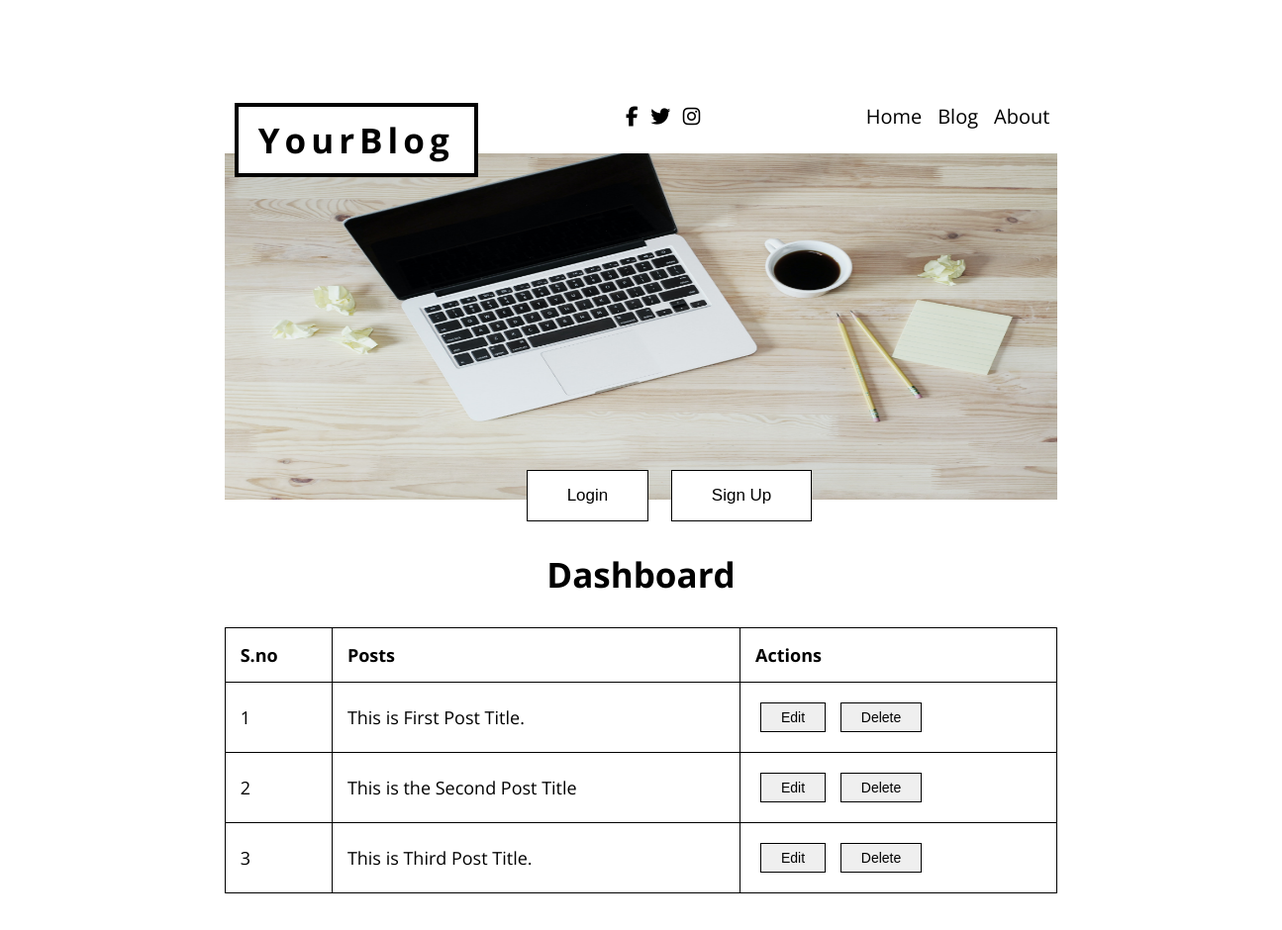
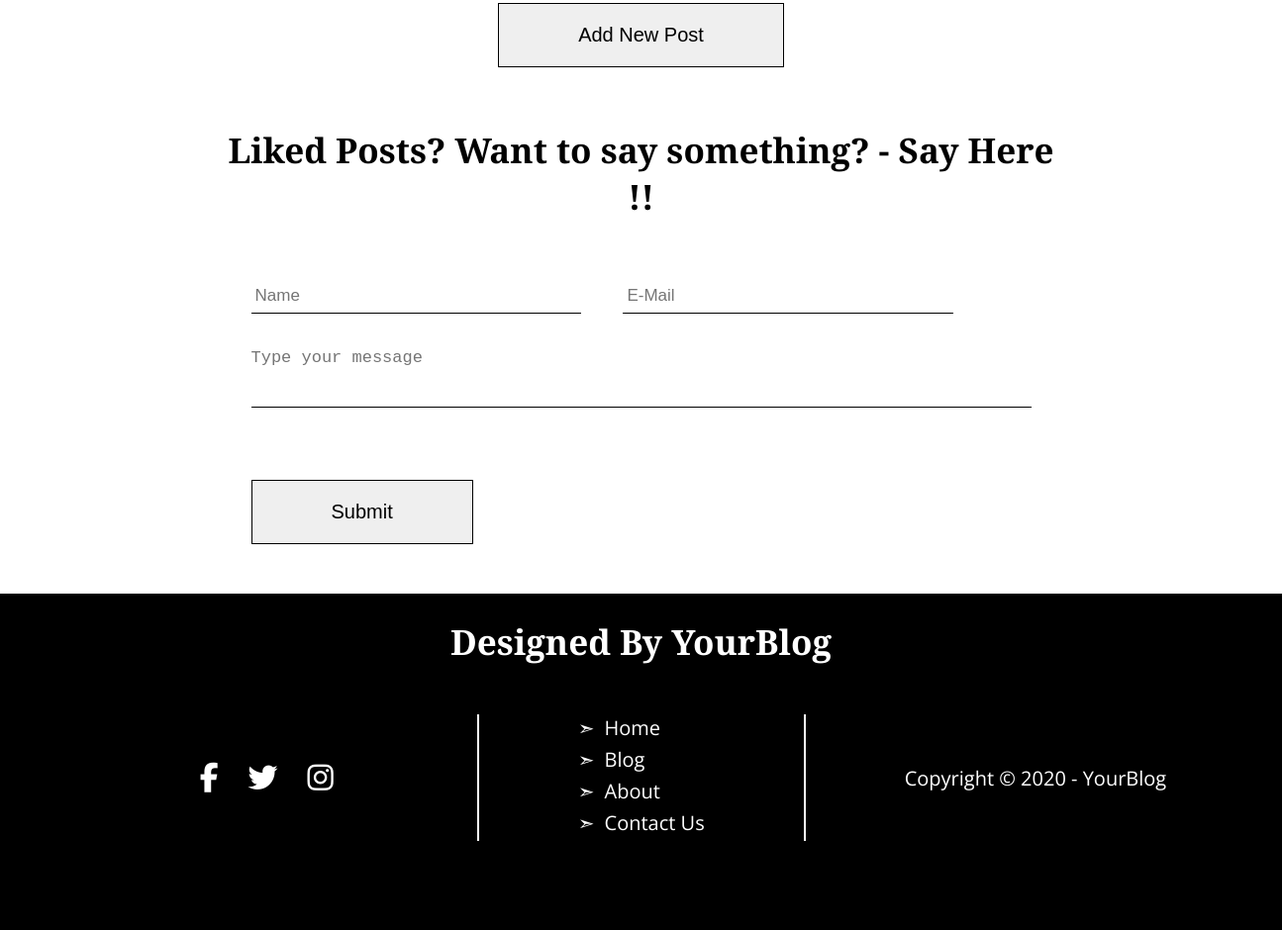
/dashboard, run on the app's committed database (2 pictures, top to bottom).
### blog/models.py (models this page shows, shortened)
class Post(models.Model):
    serial_no = models.AutoField(primary_key=True)
    title = models.CharField(max_length=120, null=False)
    tagline = models.CharField(max_length=100)
    slug = models.SlugField(max_length=50, null=False)
    author = models.CharField(max_length=50, null=False)
    category = models.CharField(max_length=20, default="", null=False)
    content = models.TextField()
    thumbnail_image = models.ImageField(upload_to = "blog", blank= True)
    timestamp = models.DateTimeField(default=now)

### home/views.py (the view)
# urls.py: path("dashboard", views.dashboard, name="dashboard"),
def dashboard(request):
    post = Post.objects.all()
    context = {"posts":post}
    return render(request, "blog/dashboard.html", context)

### templates/blog/dashboard.html (shortened to what this page needs)
{% extends 'base.html' %}
{% block body %}
<div class="container">
    <h1 class="lg-heading text-center">Dashboard</h1>
    <div class="dashboard-div">
        <div class="table-div">
            <table style="width: 100%; margin-top: 30px;">
                <tr>
                    <th>S.no</th>
                    <th>Posts</th>
                    <th>Actions</th>
                </tr>
                {% for post in posts %}
                <tr>
                    <td>{{ forloop.counter }}</td>
                    <td>{{post.title}}</td>
                    <td><a href="/editPost/{{post.serial_no}}" ><button type="button" class="btn btn-dash">Edit</button></a> <a href="/deletePost/{{post.slug}}" ><button type="button"
                            class="btn btn-dash">Delete</button></a></td>
                </tr>
                {% endfor %}
            </table>
        </div>
        <div class="add-post-btn text-center">
            <a href="/editPost/0"><button type="button" class="btn">Add New Post</button></a>
        </div>
    </div>
</div>
{% endblock body %}

### static/home/css/style.css (style rules this page uses)
* { box-sizing: border-box; margin: 0; padding: 0; }
html { font-size: 62.5%; font-family: 'Open Sans', sans-serif; }
a { text-decoration: none; }
.container { max-width: 1100px; width: 65%; margin: 0 auto; }
.text-center { text-align: center; }
.lg-heading { font-size: 3.5rem; }
.btn { margin: 50px 0; font-size: 20px; padding: 20px 80px; text-transform: capitalize; border: 1px solid black; cursor: pointer; }
.add-post-btn .btn { margin: 40px 0 0 0; }
button.btn-dash { padding: 6px 20px; margin: 5px; font-size: 14px; }
table, th, td { border: 1px solid black; border-collapse: collapse; }
th { text-align: left; font-size: 18px; }
td { font-size: 18px; }
th, td { padding: 15px; }

### data on the page
Post: title "This is First Post Title."
Post: title "This is the Second Post Title"
Post: title "This is Third Post Title."
